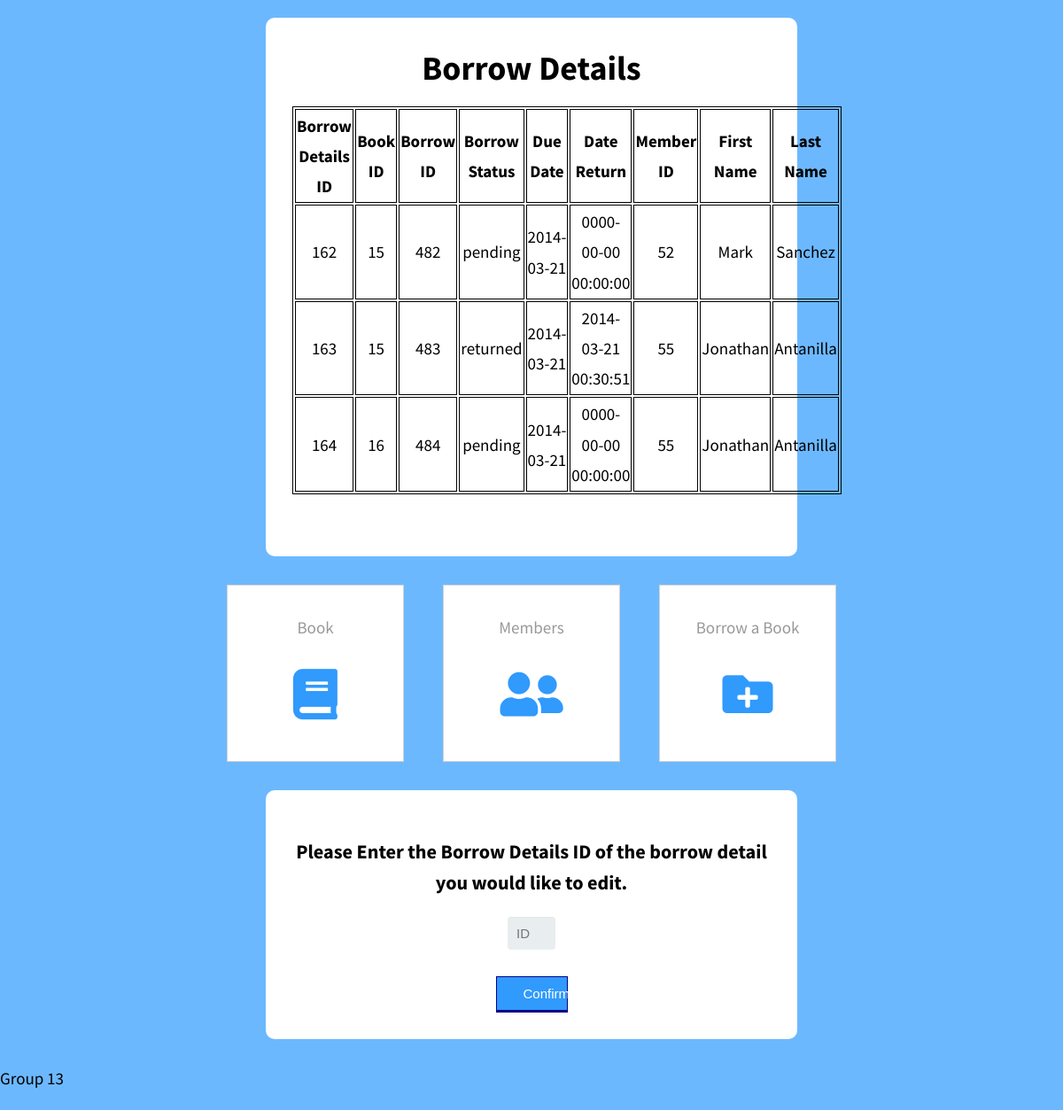
Screenshot of /COMP1044_CW_G13/functions/borrowdetails/borrowdetails.php with the database file from the repository.
### tables this page shows
CREATE TABLE `borrowdetails` (
  `borrow_details_id` int(4) NOT NULL,
  `book_id` int(4) NOT NULL,
  `borrow_id` int(4) NOT NULL,
  `borrow_status` varchar(10) NOT NULL,
  `date_return` datetime NOT NULL
);

CREATE TABLE `borrow` (
  `borrow_id` int(4) NOT NULL,
  `member_id` int(4) NOT NULL,
  `date_borrow` datetime NOT NULL,
  `due_date` date NOT NULL
);

CREATE TABLE `member` (
  `member_id` int(4) NOT NULL,
  `firstname` varchar(255) NOT NULL,
  `lastname` varchar(255) NOT NULL,
  `gender` varchar(10) NOT NULL,
  `address` varchar(255) NOT NULL,
  `contact` int(15) NOT NULL,
  `type_id` int(4) NOT NULL,
  `year_level` varchar(15) NOT NULL,
  `status` varchar(10) NOT NULL
);

### COMP1044_CW_G13/functions/borrowdetails/borrowdetails.php (the view, shortened to what this page needs)
<!DOCTYPE html>
<html>
	<head>
		<link href="../fontawesome/css/all.min.css" rel="stylesheet">
		<link href="../css/functionbuttons.css" rel="stylesheet" >
		<link href="../css/searchbar.css" rel="stylesheet"/>
		<link href="../css/table.css" rel = "stylesheet"/>
		<link href="../css/form2.css" rel="stylesheet"/>
	</head>
	<body style="background-color:#6cb8ff;">
		<div "tm-container" style="margin-top:20px; background-color:white; padding:30px; margin-left:300px; margin-right:300px; border-radius: 10px;">
		<center><h1 style = "margin-top:10px;">Borrow Details</h1></center>
			<?php
				$servername = "localhost";
				$username = "root";
				$password = "";
				$dbname = "librarydb";
				$conn = new mysqli($servername, $username, $password, $dbname);
				$sql = "SELECT borrow_details_id, book_id, borrowdetails.borrow_id, borrow_status, due_date, date_return, borrow.member_id, member.firstname, member.lastname FROM borrowdetails JOIN borrow ON borrowdetails.borrow_id = borrow.borrow_id JOIN member ON borrow.member_id = member.member_id";
				$result = $conn -> query($sql);
				if ($result->num_rows > 0) {
				echo "<table style=\"margin-left:auto;margin-right:auto;margin-bottom:40px;\">
					<tr>
						<th width='150'>Borrow Details ID</th>
						<th width='150'>Book ID</th>
						<th width='90'>Borrow ID</th>
						<th width='130'>Borrow Status</th>
						<th width='130'>Due Date</th>
						<th width='130'>Date Return</th>
						<th width='90'>Member ID</th>
						<th width='130'>First Name</th>
						<th width='130'>Last Name</th>
					</tr>";
					while($row = $result->fetch_assoc()) {
						echo "
							<tr>
								<td width='90'align=center>" . $row["borrow_details_id"]. "</td>
								<td width='150' align=center>" . $row["book_id"]. "</td>
								<td width='90' align=center>" . $row["borrow_id"]. "</td>
								<td width='100' align=center>" . $row["borrow_status"]. "</td>
								<td width='90' align=center>" . $row["due_date"]. "</td>
								<td width='90' align=center>" . $row["date_return"]. "</td>
								<td width='90' align=center>" . $row["member_id"]. "</td>
								<td width='150' align=center>" . $row["firstname"]. "</td>
								<td width='150' align=center>" . $row["lastname"]. "</td>
							</tr>";
					}
					echo "</table>";
				}
					else {
							echo "<center>No results</center>";
					}
			?>
		</div>
		<div class="tm-container" style = "margin-bottom:5px;margin-top:10px;">
			<nav class="tm-main-nav">
				<ul id="inline-popups">
					<li class="tm-nav-item">
						<a href="../book/bookpage.html" class="tm-nav-link">
							Book
							<i class="fas fa-3x fa-book"></i>
						</a>
					</li>
					<li class="tm-nav-item">
						<a href="../member/memberpage.html" class="tm-nav-link">
							Members
							<i class="fas fa-3x fa-user-friends"></i>
						</a>
					</li>
					<li class="tm-nav-item">
						<a href="addborrow.html" class="tm-nav-link">
							Borrow a Book
							<i class="fas fa-3x fa-folder-plus"></i>
						</a>
					</li>
				</ul>
			</nav>
		</div>
		<div class="tm-container-2" style="margin-top:10px; background-color:white; padding:30px; margin-bottom: 80px; margin-left: 300px; margin-right: 300px; border-radius: 10px;">
			<form class="form_style" method="post" action="borrowdetails2.php">
				<center>
					<h3>Please Enter the Borrow Details ID of the borrow detail you would like to edit.</h3>
					<input type='number' id="book_id" name="borrow_id" placeholder = "ID" required><br>
					<button type="submitx">Confirm</button>
				</center>
			</form>
		</div>
		<footer style="position:fixed; bottom:0"><p>Group 13</p></footer>
	</body>
</html>

### COMP1044_CW_G13/functions/css/functionbuttons.css (style rules this page uses)
body { font-family: 'Source Sans Pro', sans-serif; font-size: 19px; line-height: 1.8em; overflow-x: hidden; }
div { box-sizing: border-box; }
body, ul { margin: 0; padding: 0; }
a { text-decoration: none; transition: all 0.3s ease; }
.tm-nav-item { list-style: none; margin: 22px; background-color:white; }
.tm-nav-link { display: flex; align-items: center; flex-direction: column; width: 200px; height: 200px; padding: 30px; border: 1px solid #D2D3D4; color: #999; box-sizing: border-box; }
.tm-nav-link i { margin-top: 30px; color: #309AFD; }
.tm-main-nav ul { display: flex; flex-wrap: wrap; margin-left: auto; margin-right: auto; justify-content: center; }
.tm-container { max-width: 1254px; padding-left: 15px; padding-right: 15px; margin: 0 auto 135px; text-align: center; }

### COMP1044_CW_G13/functions/css/table.css (style rules this page uses)
table, th, td { border: 1px solid black; }

### COMP1044_CW_G13/functions/css/form2.css (style rules this page uses)
.form_style input { background: rgba(255,255,255,.1); border: none; border-radius: 4px; font-size: 15px; margin: 0; outline: 0; padding: 10px; width: 10%; box-sizing: border-box; -webkit-box-sizing: border-box; -moz-box-sizing: border-box; background-color: #e8eeef; color:#8a97a0; -webkit-box-shadow: 0 1px 0 rgba(0,0,0,0.03) inset; box-shadow: 0 1px 0 rgba(0,0,0,0.03) inset; margin-bottom: 30px; }
.form_style button[type="submitx"], .form_style button[type="button"] { position: relative; display: block; padding: 10px 30px 10px 30px; color: #FFF; margin: 0 auto; background: #309AFD; font-size: 15px; text-align: center; font-style: normal; width: 15%; border: 1px solid #090086; border-width: 1px 1px 3px; }

### rows the page displays
borrowdetails: borrow_details_id "162", book "15", borrow "482", borrow_status "pending", borrow.due_date "2014-03-21", date_return "0000-00-00 00:00:00", borrow.member_id "52", member.firstname "Mark", member.lastname "Sanchez"
borrowdetails: borrow_details_id "163", book "15", borrow "483", borrow_status "returned", borrow.due_date "2014-03-21", date_return "2014-03-21 00:30:51", borrow.member_id "55", member.firstname "Jonathan", member.lastname "Antanilla"
borrowdetails: borrow_details_id "164", book "16", borrow "484", borrow_status "pending", borrow.due_date "2014-03-21", date_return "0000-00-00 00:00:00", borrow.member_id "55", member.firstname "Jonathan", member.lastname "Antanilla"
